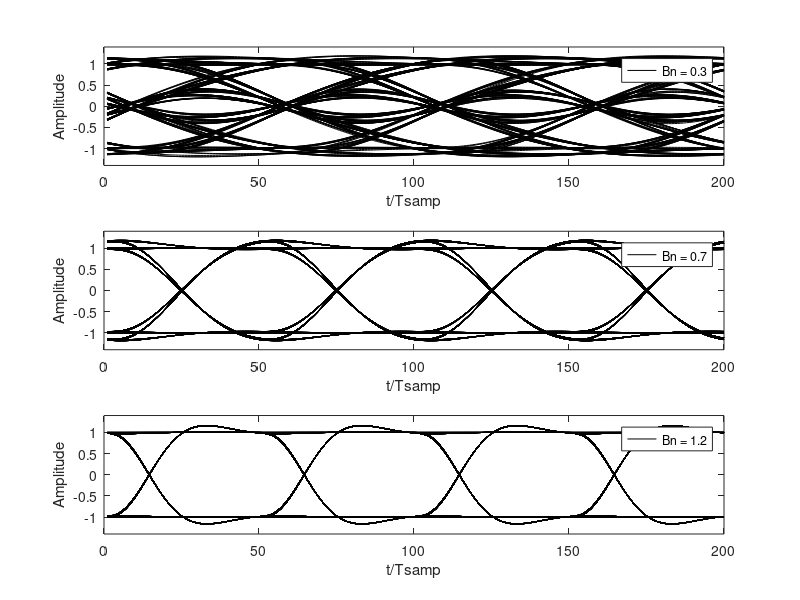

Recreate this plot in MATLAB.
% clean figure and load signal package (only for Octave)
clf
pkg load signal

% simulation parameters:
%  - nr of symbols (must be divisible by 4)
%  - nr of samples per symbol
%  - filter cutoff value (normalized bandwidth)
nsym = 1000;
nsamp = 50;
bw = [0.3 0.7 1.2];

% for each filter cutoff value..
for k = 1:length(bw)
  % generate filter coefficients using one of the cutoff values
  [b,a] = butter(3,2.*bw(k)/nsamp);

  % allocate space for total bit sequence
  l = nsym*nsamp;
  y = zeros(1,l-nsamp+1);

  % initalize random output vector with +1 and -1
  x = 2*round(rand(1,nsym))-1;

  % for each overlap..
  for i = 1:nsym
    % place one symbol into vector y, leaving nsamp samples of spacing
    kk = (i-1)*nsamp+1;
    y(kk) = x(i);
  end
  
  % zero-order hold
  datavector = conv(y,ones(1,nsamp));

  % apply filter to the total sequence
  filtout = filter(b, a, datavector);

  % splice sequence into sub-sequences of 4 symbols
  datamatrix = reshape(filtout, 4*nsamp, nsym/4);

  % discart the first 5 sub-sequences
  datamatrix1 = datamatrix(:, 6:(nsym/4));

  % plot eye diagram
  subplot(length(bw),1,k)
  plot(datamatrix1, 'k')

  % format: print axis labels, legend, and set plot range
  ylabel('Amplitude')
  axis([0 4*nsamp -1.4 1.4])
  xlabel('t/Tsamp')
  legend(['Bn = ', num2str(bw(k))])
  if k == 4
    xlabel('t/Tsamp')
  end
end
